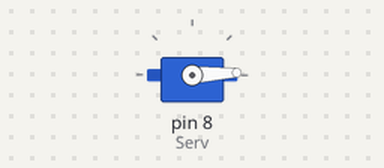
Bench run of a sketch on a simulated Arduino Uno, built with avr-gcc and run on an emulated ATmega328P. Shown: servo.

Above: at 0.05 s.
At 1.45 s:
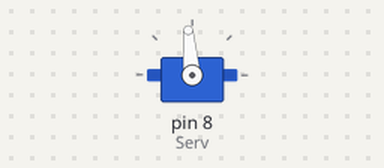
At 2.85 s:
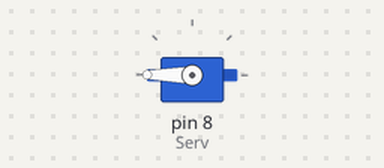
At 5.65 s:
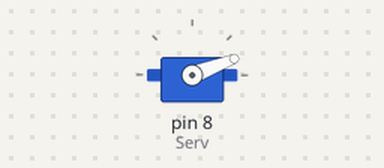
Timing chart, 0 to 8.4 s (numbered marks = the images above):
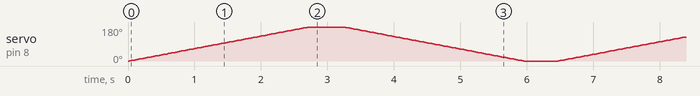

The sketch:

Teste_S5_ServoMotor.ino
```cpp
// Código para teste do Servo Motor da Shield 5 do PROBEM

#include <Servo.h>

Servo Serv;

void setup() {
  Serv.attach(8);
}

void loop() {
  // Move o servo de 0 até os 180 graus
  for (int angulo = 0; angulo <= 180; angulo += 1) {
    Serv.write(angulo);
    delay(15);
  }
  delay(500);

  // Move o servo de 180 a 0 graus
  for (int angulo = 180; angulo >= 0; angulo -= 1) {
    Serv.write(angulo);
    delay(15);
  }
  delay(500);
}
```
